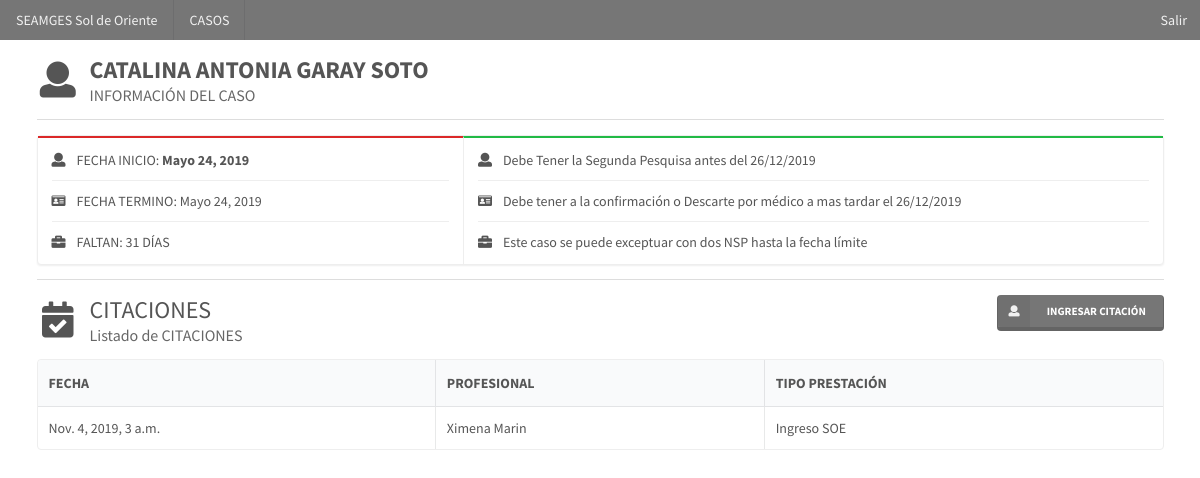
The page /casos/84/ (signed in) on the database its author committed.
### casos/models.py (models this page shows)
class Caso(models.Model):
    paciente = models.ForeignKey(Paciente, on_delete=models.CASCADE, verbose_name="Paciente")
    patologia = models.ForeignKey(Patologia, on_delete=models.CASCADE, verbose_name="Patología")
    fecha_inicio = models.DateField(verbose_name="Fecha Inicio")
    fecha_limite = models.DateField(verbose_name="Fecha Límite")
    observacion = models.TextField(verbose_name='Observación')
    vigente = models.BooleanField(verbose_name='Caso Vigente', default=True)
    created = models.DateTimeField(auto_now_add=True, verbose_name="Fecha de creación")
    updated = models.DateTimeField(auto_now=True, verbose_name="Fecha de edición")
    class Meta:
        verbose_name = "Caso"
        verbose_name_plural = "Casos"
        ordering = ['fecha_limite']

### pacientes/models.py (models this page shows, shortened)
class Paciente(models.Model):
    run = models.CharField(max_length=200, verbose_name="RUN", unique=True)
    dv = models.CharField(max_length=1, verbose_name="Dígito Verificador")
    nombres = models.CharField(max_length=50, verbose_name="Nombres")
    apellidos = models.CharField(max_length=50, verbose_name="Apellidos")
    activo = models.BooleanField(default=True, verbose_name="Activo")
    created = models.DateTimeField(auto_now_add=True, verbose_name="Fecha de creación")
    updated = models.DateTimeField(auto_now=True, verbose_name="Fecha de edición")
    class Meta:
        verbose_name = "Paciente"
        verbose_name_plural = "Pacientes"
        ordering = ['-created']

### citaciones/models.py (models this page shows)
class Citacion(models.Model):
    prestacion = models.ForeignKey(Prestacion, on_delete=models.CASCADE)
    profesional = models.ForeignKey(Profesional, on_delete=models.CASCADE)
    caso = models.ForeignKey(Caso, on_delete=models.CASCADE)
    fecha_agenda = models.DateTimeField(verbose_name="Fecha en Agenda", auto_now=False)
    created = models.DateTimeField(auto_now_add=True, verbose_name="Fecha de creación")
    updated = models.DateTimeField(auto_now=True, verbose_name="Fecha de edición")
    class Meta:
        verbose_name = "Citación"
        verbose_name_plural = "Citaciones"
        ordering = ['-fecha_agenda']

### profesionales/models.py (models this page shows, shortened)
class Profesional(models.Model):
    nombre = models.CharField(max_length=50, unique=True, verbose_name="Nombre del Profesional")
    profesion = models.ForeignKey(Profesion, on_delete=models.CASCADE)
    created = models.DateTimeField(auto_now_add=True, verbose_name="Fecha de creación")
    updated = models.DateTimeField(auto_now=True, verbose_name="Fecha de edición")
    class Meta:
        verbose_name = "Profesional"
        verbose_name_plural = "Profesionales"
        ordering = ['nombre']

### prestaciones/models.py (models this page shows, shortened)
class Prestacion(models.Model):
    nombre = models.CharField(max_length=30, unique=True, verbose_name="Nombre de Prestación")
    created = models.DateTimeField(auto_now_add=True, verbose_name="Fecha de creación")
    updated = models.DateTimeField(auto_now=True, verbose_name="Fecha de edición")
    class Meta:
        verbose_name = "Prestación"
        verbose_name_plural = "Prestaciones"
        ordering = ['nombre']

### casos/views.py (the view)
# urls.py: path('<int:pk>/', CasoDetailView.as_view(), name='caso'),
@method_decorator(staff_member_required, name='dispatch')
class CasoDetailView(DetailView):
    model = Caso
    def get_context_data(self, **kwargs):
        context = super(CasoDetailView, self).get_context_data(**kwargs)
        citaciones_listado = Citacion.objects.filter(caso_id=self.object.id)
        context['citaciones_listado'] = citaciones_listado
        return context

### casos/templates/casos/caso_detail.html (shortened to what this page needs)
{% extends 'core/base.html' %}
{% load static %}
{% block content %}
<div>
        <h2 class="ui header floated left">
            <i class="icon user"></i>
            <div class="content"><strong>{{ caso.paciente.nombres}} {{caso.paciente.apellidos}}</strong>
                <div class="sub header">INFORMACIÓN DEL CASO</div>
            </div>
        </h2>
        <div class="ui divider clearing"></div>
        <div class="ui horizontal raised segments">
            <div class="ui red segment">
                <div class="ui animated list divided very relaxed">
                    <div class="item">
                        <i class="user icon"></i>
                        <div class="content">FECHA INICIO: <strong>{{caso.fecha_inicio}}</strong></div>
                    </div>
                    <div class="item">
                        <i class="id card icon"></i>
                        <div class="content">FECHA TERMINO: {{caso.fecha_inicio}}</div>
                    </div>
                    <div class="item">
                        <i class="briefcase icon"></i>
                        <div class="content">FALTAN: 31 DÍAS</div>
                    </div>
                </div>
            </div>
            <div class="ui green segment">
                <div class="ui animated list divided very relaxed">
                    <div class="item">
                        <i class="user icon"></i>
                        <div class="content">Debe Tener la Segunda Pesquisa antes del 26/12/2019</div>
                    </div>
                    <div class="item">
                        <i class="id card icon"></i>
                        <div class="content">Debe tener a la confirmación o Descarte por médico a mas tardar el 26/12/2019</div>
                    </div>
                    <div class="item">
                        <i class="briefcase icon"></i>
                        <div class="content">Este caso se puede exceptuar con dos NSP hasta la fecha límite</div>
                    </div>
                </div>
            </div>
        </div>
        <div class="ui divider clearing"></div>
        <h2 class="ui header floated left">
            <i class="calendar check outline icon"></i>
            <div class="content">CITACIONES
                <div class="sub header">Listado de CITACIONES</div>
            </div>
        </h2>
            <a class="ui right floated small grey labeled icon button"
               data-tooltip="Ingresar un citacion"
               data-inverted=""
               data-position="bottom center"
               href="{% url 'citaciones:create' caso.id %}">
                <i class="user icon"></i>
                INGRESAR CITACIÓN
            </a>
        <table class="ui celled table bordered striped">
            <thead>
            <tr>
                <th>FECHA</th>
                <th>PROFESIONAL</th>
                <th>TIPO PRESTACIÓN</th>
            </tr>
            </thead>
            <tbody>
            {% for citacion in citaciones_listado %}
                        <tr>
                            <td>{{ citacion.fecha_agenda }}</td>
                            <td>{{ citacion.profesional.nombre }}</td>
                            <td>{{ citacion.prestacion.nombre }}</td>
                        </tr>
                    {% endfor %}
            </tbody>
        </table>
    </div>
{% endblock %}

### rows shown on the page
Caso: paciente.nombres "CATALINA ANTONIA", paciente.apellidos "GARAY SOTO", fecha_inicio "Mayo 24, 2019"
Citacion: fecha_agenda "Nov. 4, 2019, 3 a.m.", profesional.nombre "Ximena Marin", prestacion.nombre "Ingreso SOE"
